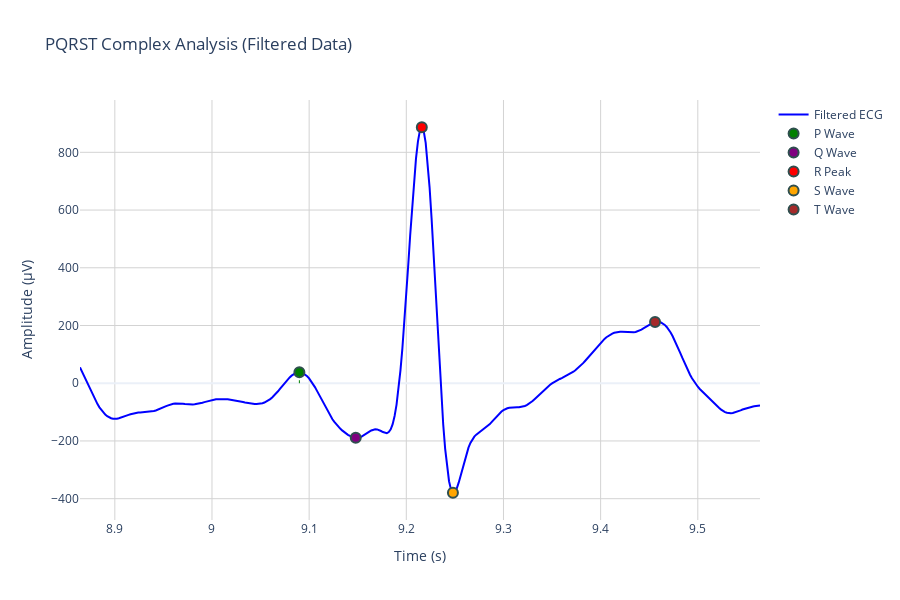

The code cell stored with this chart in its notebook:
### Markdown cell above
### Understanding Heart Waves- The PQRST Complex
Each heartbeat has 5 distinct waves:
- P Wave - Atria contracting (green)
- QRS Complex - Ventricles contracting (red)
- T Wave - Heart relaxing (brown)

### Code cell
# PQRST Complex Analysis- This section analyzes the complete cardiac waveform components (P, QRS, T waves)
if len(r_peak_indices) > 0:
    try:
        # Step 1: ECG Delineation - Identify all waveform components using Discrete Wavelet Transform
        _, delineate = nk.ecg_delineate(ecg_signal, r_peak_indices, sampling_rate=sampling_rate,method="dwt")
        
        # Safe peak extraction with validation
        def get_valid_peaks(peaks):
            if peaks is None:
                return []
            valid_peaks = [int(p) for p in peaks if p is not None and not np.isnan(p)]
            return [p for p in valid_peaks if 0 <= p < len(ecg_signal)]
        
        p_peaks = get_valid_peaks(delineate.get('ECG_P_Peaks', []))
        q_peaks = get_valid_peaks(delineate.get('ECG_Q_Peaks', []))
        s_peaks = get_valid_peaks(delineate.get('ECG_S_Peaks', []))
        t_peaks = get_valid_peaks(delineate.get('ECG_T_Peaks', []))
        
        # Step 2: Select representative complex for visualization
        best_r_idx = r_peak_indices[np.argmax(ecg_signal[r_peak_indices])]
        window_size = int(0.35 * sampling_rate)
        start_idx = max(0, best_r_idx - window_size)
        end_idx = min(len(ecg_signal), best_r_idx + window_size)
        
        # Step 3: Create interactive visualization
        fig_pqrst = go.Figure()
        fig_pqrst.add_trace(go.Scatter(x=time_axis[start_idx:end_idx], y=ecg_signal[start_idx:end_idx], mode='lines', name='Filtered ECG', line=dict(color='blue', width=2)))
        
        def plot_valid_peaks(peaks, name, color): # Enhanced peak plotting with validation
            valid_peaks = [p for p in peaks if start_idx <= p < end_idx]
            if valid_peaks:
                fig_pqrst.add_trace(go.Scatter(x=time_axis[valid_peaks], y=ecg_signal[valid_peaks], mode='markers', name=name, marker=dict(color=color, size=10, line=dict(width=2, color='DarkSlateGrey'))))
        
        plot_valid_peaks(p_peaks, 'P Wave', 'green')
        plot_valid_peaks(q_peaks, 'Q Wave', 'purple')
        plot_valid_peaks([best_r_idx], 'R Peak', 'red')
        plot_valid_peaks(s_peaks, 'S Wave', 'orange')
        plot_valid_peaks(t_peaks, 'T Wave', 'brown')
        
        shapes = []
        for p in p_peaks:
            if start_idx <= p < end_idx:
                shapes.append(dict(type='line', x0=time_axis[p], y0=0, x1=time_axis[p], y1=ecg_signal[p], line=dict(color='green', width=1, dash='dot')))
        
        fig_pqrst.update_layout(title=f'PQRST Complex Analysis (Filtered Data)', xaxis_title='Time (s)', yaxis_title='Amplitude (μV)', hovermode='x unified', showlegend=True, shapes=shapes, height=600, template='plotly_white')
        fig_pqrst.update_xaxes(showgrid=True, gridwidth=1, gridcolor='LightGray')
        fig_pqrst.update_yaxes(showgrid=True, gridwidth=1, gridcolor='LightGray')
        
        fig_pqrst.show()
        
    except Exception as e:
        print(f"PQRST delineation failed: {str(e)}")
else:
    print("No R-peaks detected - cannot perform PQRST analysis")

### Figure 1 — Plotly figure (JSON) as saved in the notebook; plotly's stock layout.template omitted (floating-point values rounded to 4 significant figures; data arrays with more than 128 entries replaced by an {"elided": "..."} marker saying what was removed)
{"data": [{"line": {"color": "blue", "width": 2}, "mode": "lines", "name": "Filtered ECG", "type": "scatter", "x": {"elided": "350 float values"}, "y": {"elided": "350 float values"}}, {"marker": {"color": "green", "line": {"color": "DarkSlateGrey", "width": 2}, "size": 10}, "mode": "markers", "name": "P Wave", "type": "scatter", "x": [9.09], "y": [37.67]}, {"marker": {"color": "purple", "line": {"color": "DarkSlateGrey", "width": 2}, "size": 10}, "mode": "markers", "name": "Q Wave", "type": "scatter", "x": [9.148], "y": [-189.0]}, {"marker": {"color": "red", "line": {"color": "DarkSlateGrey", "width": 2}, "size": 10}, "mode": "markers", "name": "R Peak", "type": "scatter", "x": [9.216], "y": [886.9]}, {"marker": {"color": "orange", "line": {"color": "DarkSlateGrey", "width": 2}, "size": 10}, "mode": "markers", "name": "S Wave", "type": "scatter", "x": [9.248], "y": [-379.4]}, {"marker": {"color": "brown", "line": {"color": "DarkSlateGrey", "width": 2}, "size": 10}, "mode": "markers", "name": "T Wave", "type": "scatter", "x": [9.456], "y": [212.1]}], "layout": {"height": 600, "hovermode": "x unified", "shapes": [{"line": {"color": "green", "dash": "dot", "width": 1}, "type": "line", "x0": 9.09, "x1": 9.09, "y0": 0, "y1": 37.67}], "showlegend": true, "title": {"text": "PQRST Complex Analysis (Filtered Data)"}, "xaxis": {"gridcolor": "LightGray", "gridwidth": 1, "showgrid": true, "title": {"text": "Time (s)"}}, "yaxis": {"gridcolor": "LightGray", "gridwidth": 1, "showgrid": true, "title": {"text": "Amplitude (μV)"}}}}
